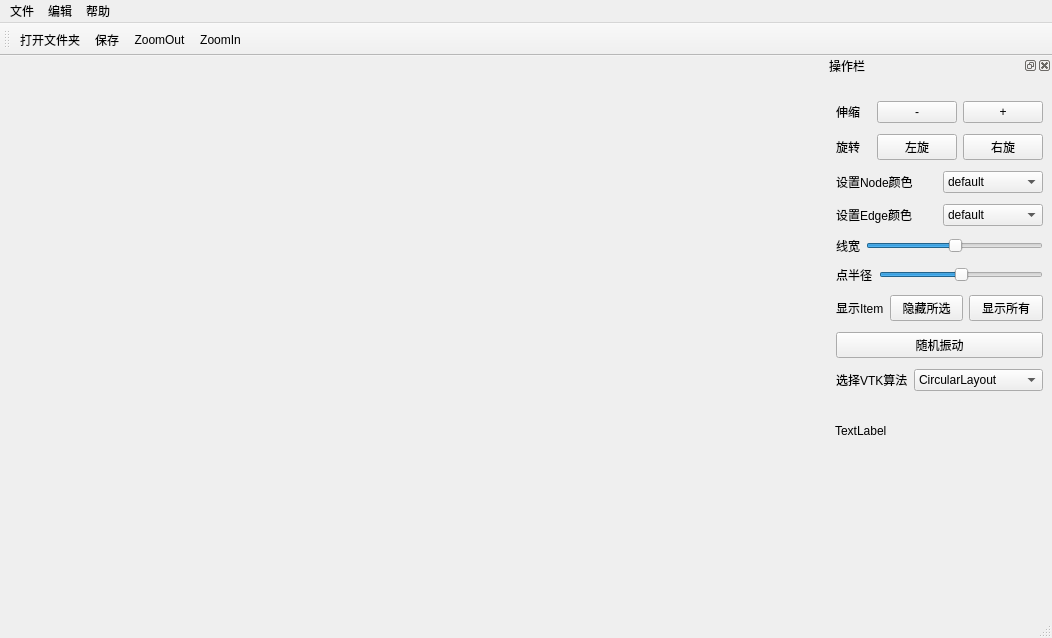
<?xml version="1.0" encoding="UTF-8"?>
<ui version="4.0">
 <class>MainWindow</class>
 <widget class="QMainWindow" name="MainWindow">
  <property name="geometry">
   <rect>
    <x>0</x>
    <y>0</y>
    <width>1052</width>
    <height>638</height>
   </rect>
  </property>
  <property name="windowTitle">
   <string>MyGraph</string>
  </property>
  <widget class="QWidget" name="centralWidget"/>
  <widget class="QMenuBar" name="menuBar">
   <property name="geometry">
    <rect>
     <x>0</x>
     <y>0</y>
     <width>1052</width>
     <height>23</height>
    </rect>
   </property>
   <widget class="QMenu" name="menu">
    <property name="title">
     <string>文件</string>
    </property>
    <addaction name="actionOpen"/>
    <addaction name="actionOpenPixmap"/>
    <addaction name="actionSave"/>
   </widget>
   <widget class="QMenu" name="menu_2">
    <property name="title">
     <string>编辑</string>
    </property>
    <addaction name="actionSearchID"/>
    <addaction name="actionSearchType"/>
   </widget>
   <widget class="QMenu" name="menu_3">
    <property name="title">
     <string>帮助</string>
    </property>
    <addaction name="actionQt"/>
    <addaction name="actionWriter"/>
   </widget>
   <addaction name="menu"/>
   <addaction name="menu_2"/>
   <addaction name="menu_3"/>
  </widget>
  <widget class="QToolBar" name="mainToolBar">
   <property name="windowTitle">
    <string>工具栏</string>
   </property>
   <attribute name="toolBarArea">
    <enum>TopToolBarArea</enum>
   </attribute>
   <attribute name="toolBarBreak">
    <bool>false</bool>
   </attribute>
   <addaction name="actionOpen"/>
   <addaction name="actionSave"/>
   <addaction name="actionZoomOut"/>
   <addaction name="actionZoomIn"/>
  </widget>
  <widget class="QStatusBar" name="statusBar"/>
  <widget class="QDockWidget" name="dockWidget">
   <property name="minimumSize">
    <size>
     <width>227</width>
     <height>400</height>
    </size>
   </property>
   <property name="maximumSize">
    <size>
     <width>227</width>
     <height>400</height>
    </size>
   </property>
   <property name="windowTitle">
    <string>操作栏</string>
   </property>
   <attribute name="dockWidgetArea">
    <number>2</number>
   </attribute>
   <widget class="QWidget" name="dockWidgetContents_3">
    <widget class="QWidget" name="layoutWidget">
     <property name="geometry">
      <rect>
       <x>0</x>
       <y>10</y>
       <width>229</width>
       <height>329</height>
      </rect>
     </property>
     <layout class="QVBoxLayout" name="verticalLayout_5">
      <item>
       <layout class="QHBoxLayout" name="horizontalLayout">
        <item>
         <widget class="QLabel" name="label_2">
          <property name="text">
           <string>伸缩</string>
          </property>
         </widget>
        </item>
        <item>
         <widget class="QPushButton" name="pushButton_out">
          <property name="text">
           <string>-</string>
          </property>
          <property name="shortcut">
           <string>-</string>
          </property>
         </widget>
        </item>
        <item>
         <widget class="QPushButton" name="pushButton_in">
          <property name="text">
           <string>+</string>
          </property>
          <property name="shortcut">
           <string>+</string>
          </property>
         </widget>
        </item>
       </layout>
      </item>
      <item>
       <layout class="QHBoxLayout" name="horizontalLayout_3">
        <item>
         <widget class="QLabel" name="label">
          <property name="text">
           <string>旋转</string>
          </property>
         </widget>
        </item>
        <item>
         <widget class="QPushButton" name="pushButton_left">
          <property name="text">
           <string>左旋</string>
          </property>
         </widget>
        </item>
        <item>
         <widget class="QPushButton" name="pushButton_right">
          <property name="text">
           <string>右旋</string>
          </property>
         </widget>
        </item>
       </layout>
      </item>
      <item>
       <layout class="QHBoxLayout" name="horizontalLayout_7">
        <item>
         <widget class="QLabel" name="label_4">
          <property name="text">
           <string>设置Node颜色</string>
          </property>
         </widget>
        </item>
        <item>
         <widget class="QComboBox" name="comboBox_colorNode">
          <item>
           <property name="text">
            <string>default</string>
           </property>
          </item>
          <item>
           <property name="text">
            <string>darkGray</string>
           </property>
          </item>
          <item>
           <property name="text">
            <string>yellow</string>
           </property>
          </item>
          <item>
           <property name="text">
            <string>white</string>
           </property>
          </item>
          <item>
           <property name="text">
            <string>black</string>
           </property>
          </item>
          <item>
           <property name="text">
            <string>green</string>
           </property>
          </item>
          <item>
           <property name="text">
            <string>cyan</string>
           </property>
          </item>
          <item>
           <property name="text">
            <string>blue</string>
           </property>
          </item>
          <item>
           <property name="text">
            <string>gray</string>
           </property>
          </item>
          <item>
           <property name="text">
            <string>red</string>
           </property>
          </item>
          <item>
           <property name="text">
            <string>magenta</string>
           </property>
          </item>
         </widget>
        </item>
       </layout>
      </item>
      <item>
       <layout class="QHBoxLayout" name="horizontalLayout_8">
        <item>
         <widget class="QLabel" name="label_8">
          <property name="text">
           <string>设置Edge颜色</string>
          </property>
         </widget>
        </item>
        <item>
         <widget class="QComboBox" name="comboBox_colorEdge">
          <item>
           <property name="text">
            <string>default</string>
           </property>
          </item>
          <item>
           <property name="text">
            <string>yellow</string>
           </property>
          </item>
          <item>
           <property name="text">
            <string>white</string>
           </property>
          </item>
          <item>
           <property name="text">
            <string>black</string>
           </property>
          </item>
          <item>
           <property name="text">
            <string>green</string>
           </property>
          </item>
          <item>
           <property name="text">
            <string>cyan</string>
           </property>
          </item>
          <item>
           <property name="text">
            <string>blue</string>
           </property>
          </item>
          <item>
           <property name="text">
            <string>gray</string>
           </property>
          </item>
          <item>
           <property name="text">
            <string>red</string>
           </property>
          </item>
          <item>
           <property name="text">
            <string>magenta</string>
           </property>
          </item>
         </widget>
        </item>
       </layout>
      </item>
      <item>
       <layout class="QHBoxLayout" name="horizontalLayout_4">
        <item>
         <widget class="QLabel" name="label_5">
          <property name="text">
           <string>线宽</string>
          </property>
         </widget>
        </item>
        <item>
         <widget class="QSlider" name="horizontalSlider_line">
          <property name="maximum">
           <number>99</number>
          </property>
          <property name="singleStep">
           <number>1</number>
          </property>
          <property name="sliderPosition">
           <number>50</number>
          </property>
          <property name="orientation">
           <enum>Qt::Horizontal</enum>
          </property>
         </widget>
        </item>
       </layout>
      </item>
      <item>
       <layout class="QHBoxLayout" name="horizontalLayout_5">
        <item>
         <widget class="QLabel" name="label_6">
          <property name="text">
           <string>点半径</string>
          </property>
         </widget>
        </item>
        <item>
         <widget class="QSlider" name="horizontalSlider_node">
          <property name="sliderPosition">
           <number>50</number>
          </property>
          <property name="orientation">
           <enum>Qt::Horizontal</enum>
          </property>
         </widget>
        </item>
       </layout>
      </item>
      <item>
       <layout class="QHBoxLayout" name="horizontalLayout_6">
        <item>
         <widget class="QLabel" name="label_7">
          <property name="text">
           <string>显示Item</string>
          </property>
         </widget>
        </item>
        <item>
         <widget class="QPushButton" name="pushButton_hide">
          <property name="text">
           <string>隐藏所选</string>
          </property>
         </widget>
        </item>
        <item>
         <widget class="QPushButton" name="pushButton_show">
          <property name="text">
           <string>显示所有</string>
          </property>
         </widget>
        </item>
       </layout>
      </item>
      <item>
       <widget class="QPushButton" name="pushButton_shuffle">
        <property name="text">
         <string>随机振动</string>
        </property>
       </widget>
      </item>
      <item>
       <layout class="QHBoxLayout" name="horizontalLayout_2">
        <item>
         <widget class="QLabel" name="label_3">
          <property name="text">
           <string>选择VTK算法</string>
          </property>
         </widget>
        </item>
        <item>
         <widget class="QComboBox" name="comboBox">
          <item>
           <property name="text">
            <string>CircularLayout</string>
           </property>
          </item>
          <item>
           <property name="text">
            <string>Fast2DLayout</string>
           </property>
          </item>
          <item>
           <property name="text">
            <string>ForceDirectedLayout</string>
           </property>
          </item>
          <item>
           <property name="text">
            <string>PassThroughLayout</string>
           </property>
          </item>
          <item>
           <property name="text">
            <string>RandomLayout</string>
           </property>
          </item>
          <item>
           <property name="text">
            <string>Simple2DLayout</string>
           </property>
          </item>
         </widget>
        </item>
       </layout>
      </item>
     </layout>
    </widget>
    <widget class="QLabel" name="label_9">
     <property name="geometry">
      <rect>
       <x>10</x>
       <y>350</y>
       <width>54</width>
       <height>12</height>
      </rect>
     </property>
     <property name="text">
      <string>TextLabel</string>
     </property>
    </widget>
   </widget>
  </widget>
  <action name="actionOpen">
   <property name="icon">
    <iconset resource="image.qrc">
     <normaloff>:/image/Icon/6.ico</normaloff>:/image/Icon/6.ico</iconset>
   </property>
   <property name="text">
    <string>打开文件夹</string>
   </property>
   <property name="shortcut">
    <string>Ctrl+O</string>
   </property>
  </action>
  <action name="actionSave">
   <property name="icon">
    <iconset resource="image.qrc">
     <normaloff>:/image/Icon/Save File.ico</normaloff>:/image/Icon/Save File.ico</iconset>
   </property>
   <property name="text">
    <string>保存</string>
   </property>
   <property name="shortcut">
    <string>Ctrl+S</string>
   </property>
  </action>
  <action name="actionZoomIn">
   <property name="icon">
    <iconset resource="image.qrc">
     <normaloff>:/image/Icon/Zoom In.ico</normaloff>:/image/Icon/Zoom In.ico</iconset>
   </property>
   <property name="text">
    <string>ZoomIn</string>
   </property>
   <property name="shortcut">
    <string>M</string>
   </property>
  </action>
  <action name="actionZoomOut">
   <property name="icon">
    <iconset resource="image.qrc">
     <normaloff>:/image/Icon/Zoom Out.ico</normaloff>:/image/Icon/Zoom Out.ico</iconset>
   </property>
   <property name="text">
    <string>ZoomOut</string>
   </property>
   <property name="shortcut">
    <string>N</string>
   </property>
  </action>
  <action name="actionOpenPixmap">
   <property name="text">
    <string>打开图片</string>
   </property>
  </action>
  <action name="actionSearchID">
   <property name="text">
    <string>搜索NodeID</string>
   </property>
  </action>
  <action name="actionSearchType">
   <property name="text">
    <string>搜索NodeType</string>
   </property>
  </action>
  <action name="actionWriter">
   <property name="text">
    <string>关于作者</string>
   </property>
  </action>
  <action name="actionQt">
   <property name="text">
    <string>关于开发</string>
   </property>
  </action>
 </widget>
 <layoutdefault spacing="6" margin="11"/>
 <resources>
  <include location="image.qrc"/>
 </resources>
 <connections/>
</ui>
